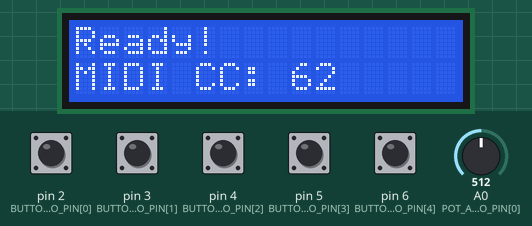
This sketch was run on a simulated Arduino Uno, built for the host (arithmetic inside an expression is 32-bit, double 64-bit). Parts: 16×2 character LCD. The test bench sets the inputs (shaded band); at power-on: pin 2 (BUTTON_ARDUINO_PIN[0]), pin 3 (BUTTON_ARDUINO_PIN[1]), pin 4 (BUTTON_ARDUINO_PIN[2]), pin 5 (BUTTON_ARDUINO_PIN[3]), pin 6 (BUTTON_ARDUINO_PIN[4]) HIGH, A0 (POT_ARDUINO_PIN[0]) = 512.

Above: at 3.2 s.
3.3 s: A0 (POT_ARDUINO_PIN[0]) set to 716
At 4.2 s:
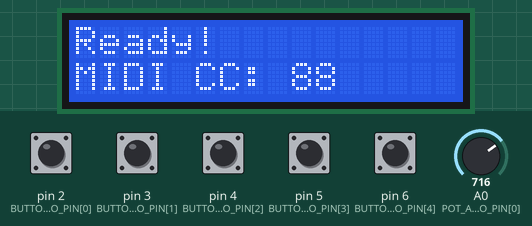
4.8 s: A0 (POT_ARDUINO_PIN[0]) set to 900
At 5.3 s:
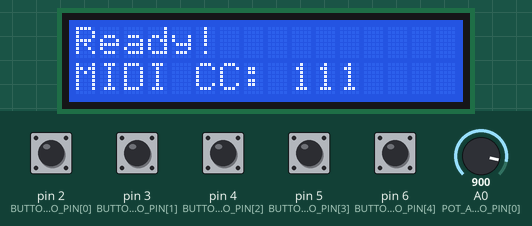
6.3 s: A0 (POT_ARDUINO_PIN[0]) set to 1023
At 7.6 s:
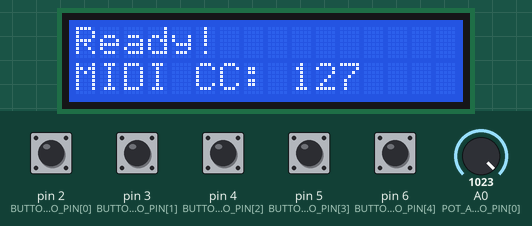
Timing chart, 0 to 9.3 s (numbered marks = the images above; inputs shaded):
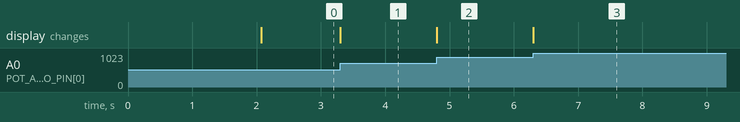

Measured:
- after the input at 3.3 s, the display: changes at once (image 1)
- after the input at 4.8 s, the display: changes at once (image 2)
- after the input at 6.3 s, the display: changes at once (image 3)

The sketch:

main.ino
```cpp
#define ATMEGA2560 1  // put here the uC you are using followed by "1", like "ATMEGA328 1", "DEBUG 1", etc.

/////////////////////////////////////////////
// Buttons
#define USING_BUTTONS 1  // comment if not using buttons

/////////////////////////////////////////////
// Potentiometers
#define USING_POTENTIOMETERS 1  // comment if not using potentiometers

/////////////////////////////////////////////
// LIBRARIES

// For the LCD Screen
#include <LiquidCrystal.h>  // LCD Library

// LCD CONFIGURATION
const int LCD_RS = 22, LCD_E = 23, LCD_D4 = 24, LCD_D5 = 25, LCD_D6 = 26, LCD_D7 = 27;
const int LCD_CONTRAST_PIN = 9;  // PWM pin για έλεγχο αντίθεσης
LiquidCrystal lcd(LCD_RS, LCD_E, LCD_D4, LCD_D5, LCD_D6, LCD_D7);

// -- Defines the MIDI library -- //
// if using with ATmega328 - Uno, Mega, Nano...
#ifdef ATMEGA2560
#include <MIDI.h>  // by Francois Best
MIDI_CREATE_DEFAULT_INSTANCE();

// if using with ATmega32U4 - Micro, Pro Micro, Leonardo...
#elif ATMEGA32U4
#include "MIDIUSB.h"

#endif

#ifdef USING_POTENTIOMETERS
// incluir a biblioteca ResponsiveAnalogRead
#include <ResponsiveAnalogRead.h>  // [https://github.com/dxinteractive/ResponsiveAnalogRead](https://github.com/dxinteractive/ResponsiveAnalogRead)

#endif
// ---- //

/////////////////////////////////////////////
// BUTTONS
#ifdef USING_BUTTONS

const int N_BUTTONS = 5;                                //  total numbers of buttons
const int BUTTON_ARDUINO_PIN[N_BUTTONS] = { 2, 3, 4, 5, 6 };  // pins of each button connected straight to the Arduino

int buttonCState[N_BUTTONS] = {};  // stores the button current value
int buttonPState[N_BUTTONS] = {};  // stores the button previous value

//#define pin13 1 // uncomment if you are using pin 13 (pin with led), or comment the line if not using
byte pin13index = 12;  // put the index of the pin 13 of the buttonPin[] array if you are using, if not, comment

// debounce
unsigned long lastDebounceTime[N_BUTTONS] = { 0 };  // the last time the output pin was toggled
unsigned long debounceDelay = 50;                   // the debounce time; increase if the output flickers

#endif

/////////////////////////////////////////////
// POTENTIOMETERS
#ifdef USING_POTENTIOMETERS

const int N_POTS = 1;                            // total numbers of pots (slide & rotary)
const int POT_ARDUINO_PIN[N_POTS] = { A0 };  // pins of each pot connected straight to the Arduino

int potCState[N_POTS] = { 0 };  // Current state of the pot
int potPState[N_POTS] = { 0 };  // Previous state of the pot
int potVar = 0;                 // Difference between the current and previous state of the pot

int midiCState[N_POTS] = { 0 };  // Current state of the midi value
int midiPState[N_POTS] = { 0 };  // Previous state of the midi value

const int TIMEOUT = 300;              // Amount of time the potentiometer will be read after it exceeds the varThreshold
const int varThreshold = 20;          // Threshold for the potentiometer signal variation
boolean potMoving = true;             // If the potentiometer is moving
unsigned long PTime[N_POTS] = { 0 };  // Previously stored time
unsigned long timer[N_POTS] = { 0 };  // Stores the time that has elapsed since the timer was reset

int reading = 0;
// Responsive Analog Read
float snapMultiplier = 0.01;                      // (0.0 - 1.0) - Increase for faster, but less smooth reading
ResponsiveAnalogRead responsivePot[N_POTS] = {};  // creates an array for the responsive pots. It gets filled in the Setup.

int potMin = 10;
int potMax = 1023;

#endif

/////////////////////////////////////////////
// MIDI
byte midiCh = 1;  // MIDI channel to be used - start with 1 for MIDI.h lib or 0 for MIDIUSB lib
byte note = 36;   // Lowest note to be used
byte cc = 1;      // Lowest MIDI CC to be used


/////////////////////////////////////////////
// SETUP
void setup() {

  // Baud Rate
  // use if using with ATmega328 (uno, mega, nano...)
  // 31250 for MIDI class compliant | 115200 for Hairless MIDI
  Serial.begin(115200);  //

#ifdef DEBUG
  Serial.println("Debug mode");
  Serial.println();
#endif

#ifdef USING_BUTTONS
  // Buttons
  // Initialize buttons with pull up resistors
  for (int i = 0; i < N_BUTTONS; i++) {
    pinMode(BUTTON_ARDUINO_PIN[i], INPUT_PULLUP);
  }

#ifdef pin13  // initialize pin 13 as an input
  pinMode(BUTTON_ARDUINO_PIN[pin13index], INPUT);
#endif

#endif

#ifdef USING_POTENTIOMETERS
  for (int i = 0; i < N_POTS; i++) {
    responsivePot[i] = ResponsiveAnalogRead(0, true, snapMultiplier);
    responsivePot[i].setAnalogResolution(1023);  // sets the resolution
  }
#endif

  // LCD Setup
  lcd.begin(16, 2);  // 16x2 LCD
  analogWrite(LCD_CONTRAST_PIN, 90);  // Set contrast via PWM
  TCCR1B = TCCR1B & 0b11111000 | 0x01;  // Increase PWM frequency on pin 9
  lcd.print("MIDI Controller");
  delay(2000);
  lcd.clear();
  lcd.setCursor(0, 0);
  lcd.print("Ready!");
  lcd.setCursor(0, 1);
  lcd.print("MIDI CC: 0");  // Initialize second row with text

}

/////////////////////////////////////////////
// LOOP
void loop() {

#ifdef USING_BUTTONS
  buttons();
#endif

#ifdef USING_POTENTIOMETERS
  potentiometers();
#endif

  // LCD Display Update
  static int lastMidiValue = -1;
  if (midiCState[0] != lastMidiValue) {  // Update only when value changes
    lcd.setCursor(0, 1);
    lcd.print("MIDI CC: ");
    lcd.print("     ");  // Clear old value (5 spaces)
    lcd.setCursor(9, 1);
    lcd.print(midiCState[0]);  // Print only when changed
    lastMidiValue = midiCState[0]; // Store last value
  }
}

/////////////////////////////////////////////
// BUTTONS
#ifdef USING_BUTTONS

void buttons() {

  for (int i = 0; i < N_BUTTONS; i++) {

    buttonCState[i] = digitalRead(BUTTON_ARDUINO_PIN[i]);  // read pins from arduino

#ifdef pin13
    if (i == pin13index) {
      buttonCState[i] = !buttonCState[i];  // inverts the pin 13 because it has a pull down resistor instead of a pull up
    }
#endif

    if ((millis() - lastDebounceTime[i]) > debounceDelay) {

      if (buttonPState[i] != buttonCState[i]) {
        lastDebounceTime[i] = millis();

        if (buttonCState[i] == LOW) {

          // Sends the MIDI note ON accordingly to the chosen board
#ifdef ATMEGA328
          // use if using with ATmega328 (uno, mega, nano...)
          MIDI.sendNoteOn(note + i, 127, midiCh);  // note, velocity, channel

#elif ATMEGA32U4
          // use if using with ATmega32U4 (micro, pro micro, leonardo...)
          noteOn(midiCh, note + i, 127);  // channel, note, velocity
          MidiUSB.flush();

#elif TEENSY
          //do usbMIDI.sendNoteOn if using with Teensy
          usbMIDI.sendNoteOn(note + i, 127, midiCh);  // note, velocity, channel

#elif DEBUG
          Serial.print(i);
          Serial.println(": button on");
#endif

        } else {

          // Sends the MIDI note OFF accordingly to the chosen board
#ifdef ATMEGA328
          // use if using with ATmega328 (uno, mega, nano...)
          MIDI.sendNoteOn(note + i, 0, midiCh);  // note, velocity, channel

#elif ATMEGA32U4
          // use if using with ATmega32U4 (micro, pro micro, leonardo...)
          noteOn(midiCh, note + i, 0);  // channel, note, velocity
          MidiUSB.flush();

#elif TEENSY
          //do usbMIDI.sendNoteOn if using with Teensy
          usbMIDI.sendNoteOn(note + i, 0, midiCh);  // note, velocity, channel

#elif DEBUG
          Serial.print(i);
          Serial.println(": button off");
#endif
        }
        buttonPState[i] = buttonCState[i];
      }
    }
  }
}

#endif

/////////////////////////////////////////////
// POTENTIOMETERS
#ifdef USING_POTENTIOMETERS

void potentiometers() {


  for (int i = 0; i < N_POTS; i++) {  // Loops through all the potentiometers

    reading = analogRead(POT_ARDUINO_PIN[i]);
    responsivePot[i].update(reading);
    potCState[i] = responsivePot[i].getValue();

    midiCState[i] = map(potCState[i], potMin, potMax, 0, 127);  // Maps the reading of the potCState to a value usable in midi
    //midiCState[i] = map(potCState[i], 0, 4096, 0, 127);  // Maps the reading of the potCState to a value usable in midi - use for ESP32

    if (midiCState[i] < 0) {
      midiCState[i] = 0;
    }
    if (midiCState[i] > 127) {
      midiCState[i] = 0;
    }

    potVar = abs(potCState[i] - potPState[i]);  // Calculates the absolute value between the difference between the current and previous state of the pot
    //Serial.println(potVar);

    if (potVar > varThreshold) {  // Opens the gate if the potentiometer variation is greater than the threshold
      PTime[i] = millis();        // Stores the previous time
    }

    timer[i] = millis() - PTime[i];  // Resets the timer 11000 - 11000 = 0ms

    if (timer[i] < TIMEOUT) {  // If the timer is less than the maximum allowed time it means that the potentiometer is still moving
      potMoving = true;
    } else {
      potMoving = false;
    }

    if (potMoving == true) {  // If the potentiometer is still moving, send the change control
      if (midiPState[i] != midiCState[i]) {

        // Sends the MIDI CC accordingly to the chosen board
#ifdef ATMEGA328
        // use if using with ATmega328 (uno, mega, nano...)
        MIDI.sendControlChange(cc + i, midiCState[i], midiCh);  // cc number, cc value, midi channel

#elif ATMEGA32U4
        //use if using with ATmega32U4 (micro, pro micro, leonardo...)
        controlChange(midiCh, cc + i, midiCState[i]);  //  (channel, CC number,  CC value)
        MidiUSB.flush();

#elif TEENSY
        //do usbMIDI.sendControlChange if using with Teensy
        usbMIDI.sendControlChange(cc + i, midiCState[i], midiCh);  // cc number, cc value, midi channel

#elif DEBUG
        Serial.print("Pot: ");
        Serial.print(i);
        Serial.print(" ");
        Serial.println(midiCState[i]);
//Serial.print("  ");
#endif

        potPState[i] = potCState[i];  // Stores the current reading of the potentiometer to compare with the next
        midiPState[i] = midiCState[i];
      }
    }
  }
}

#endif

/////////////////////////////////////////////
// if using with ATmega32U4 (micro, pro micro, leonardo...)
#ifdef ATMEGA32U4s

// Arduino (pro)micro midi functions MIDIUSB Library
void noteOn(byte channel, byte pitch, byte velocity) {
  midiEventPacket_t noteOn = { 0x09, 0x90 | channel, pitch, velocity };
  MidiUSB.sendMIDI(noteOn);
}

void noteOff(byte channel, byte pitch, byte velocity) {
  midiEventPacket_t noteOff = { 0x08, 0x80 | channel, pitch, velocity };
  MidiUSB.sendMIDI(noteOff);
}

void controlChange(byte channel, byte control, byte value) {
  midiEventPacket_t event = { 0x0B, 0xB0 | channel, control, value };
  MidiUSB.sendMIDI(event);
}
#endif
```
